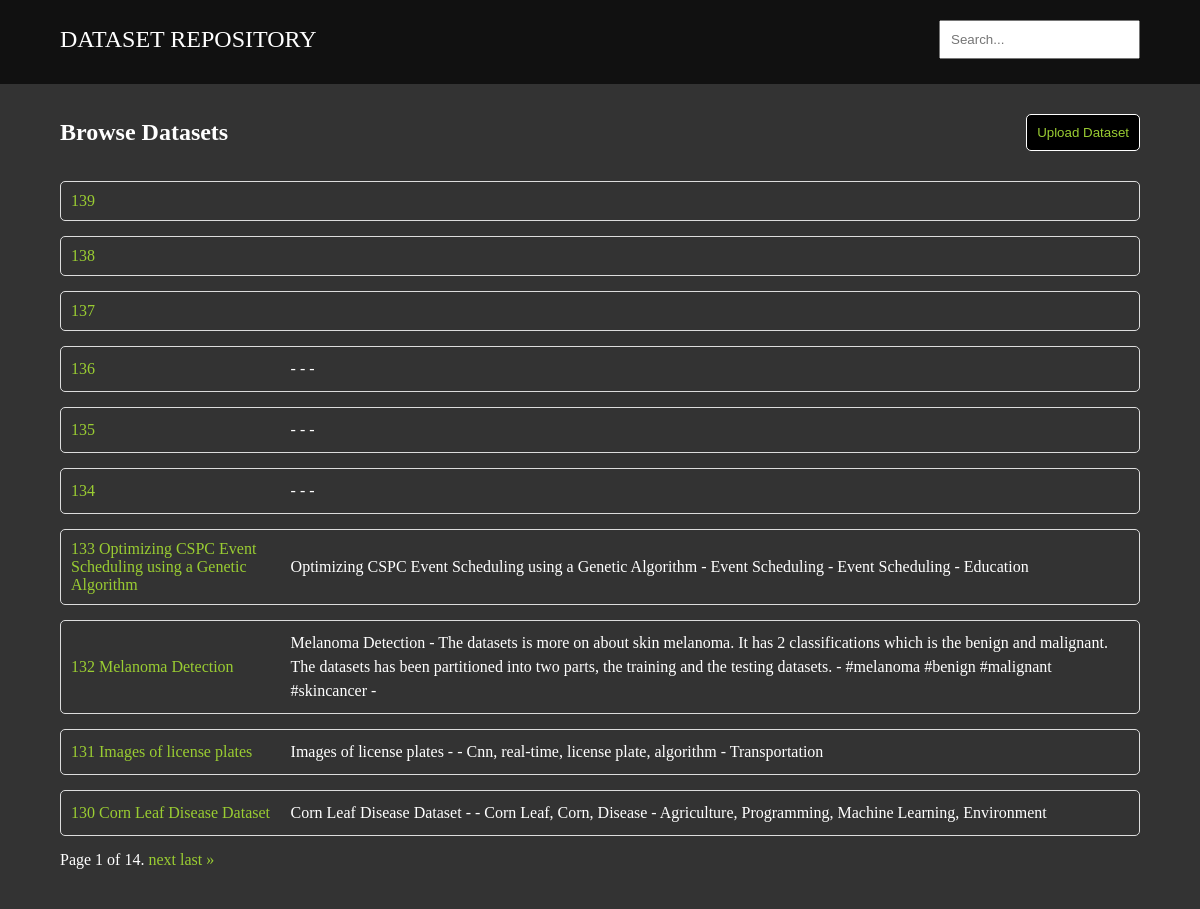
The page / on the database its author committed.
### base/models.py (models this page shows, shortened)
class Dataset(models.Model):
  category = models.ManyToManyField(Category, blank=True)
  title = models.CharField(_("Title"), max_length=255, blank=True)
  description = models.TextField(blank=True, null=True)
  tags = models.TextField(blank=True)
  overview = models.TextField(_("Overview"), blank=True)
  author = models.CharField(max_length=255, blank=True)
  research_title = models.CharField(max_length=255, blank=True)
  link = models.CharField(max_length=255, blank=True)
  source = models.CharField(max_length=255, blank=True, choices=(
    ("primary", "Primary"),
    ("secondary", "Secondary"),
  ))
  form = models.CharField(max_length=255, blank=True, choices=(
    ("raw", "Raw"),
    ("processed", "Processed/Cleaned"),
  ))
  format = models.CharField(max_length=255, blank=True)
  file = models.FileField(upload_to="uploads/", blank=True, null=True,
                          validators=[
                            FileExtensionValidator(allowed_extensions=["zip", "rar"])
                          ])

### base/views.py (the view)
# urls.py: path("", views.home, name="home"),
def home(request):
  q = request.GET.get('q', '')
  datasets = Dataset.objects.filter(
    Q(title__icontains=q) |
    Q(overview__icontains=q)
  ).order_by("-id")
  datasets_per_page = 10
  paginator = Paginator(datasets, datasets_per_page)
  page_number = request.GET.get('page')
  page = paginator.get_page(page_number)
  return render(request, "base/home.html", {"page" : page, "q" : q})

### base/templates/base/home.html (shortened to what this page needs)
<!DOCTYPE html>
<html lang="en">
<head>
</head>
<body>
  <header>
    <nav>
      <a href="/"><div class="logo">DATASET REPOSITORY</div></a>
      <div class="search">
        <form action="{% url 'home' %}" method="GET">
          <input type="text" name="q" placeholder="Search..." autocomplete="off">
        </form>
      </div>
    </nav>
  </header>
  <main>
    <div class="content">
      <div class="inner">
        <h2>Browse Datasets</h2>
        <button class="upload-button"><a href="upload/" class="hover">Upload Dataset</a></button>
      </div>
      <div class="outer">
        {% for dataset in page %}
            <div class="container">
              <a href="/dataset/{{ dataset.id }}" class="hover"><li>{{ dataset.id }} {{ dataset.title }} </li></a>
              <p>{{ dataset.overview }} </p>
            </div>
        {% endfor %}
        <div class="pagination">
          <span class="step-links">
              <span class="current-page">Page {{ page.number }} of {{ page.paginator.num_pages }}.</span>
              {% if page.has_next %}
                  <a href="?q={{ q }}&page={{ page.next_page_number }}">next</a>
                  <a href="?q={{ q }}&page={{ page.paginator.num_pages }}">last &raquo;</a>
              {% endif %}
          </span>
      </div>
      </div>
    </div>
  </main>
</body>
</html>

### base/templates/base/home.html (style rules this page uses)
* { box-sizing: border-box; margin: 0px; padding: 0px; }
body { background-color: #333; color: white; }
header { background-color: #111; display: flex; justify-content: center; align-items: center; margin-bottom: 20px; }
header nav { width: 90%; display: flex; justify-content: space-between; align-items: center; color: white; font-size: 24px; text-align: center; margin-bottom: 5px; padding: 20px 0px; }
main { background-color: #333; display: flex; justify-content: center; padding-bottom: 40px }
main .content { display: flex; justify-content: center; flex-direction: column; width: 90%; }
main .inner { display: flex; justify-content: space-between; align-items: center; padding: 10px 0px; margin-bottom: 20px; }
.upload-button { background-color: #000; color: blue; border: 1px solid #fff; padding: 10px; border-radius: 5px; cursor: pointer; }
li { list-style-type: none; }
a { color: yellowgreen; }
h2 { text-align: center; }
.container { display: flex; padding: 10px; margin-bottom: 15px; border: 1px solid #ddd; gap: 10px; border-radius: 5px; align-items: center; }
.container a { width: 20%; }
.container p { width: 80%; }
.logo { color: white; }
p { line-height: 1.5; font-size: 1em; }
a { text-decoration: none; }
input { padding: 10px; }

### rows shown on the page
Dataset: id "139"
Dataset: id "138"
Dataset: id "137"
Dataset: id "136", overview "- - -"
Dataset: id "135", overview "- - -"
Dataset: id "134", overview "- - -"
Dataset: id "133", title "Optimizing CSPC Event Scheduling using a Genetic Algorithm", overview "Optimizing CSPC Event Scheduling using a Genetic Algorithm - Event Scheduling - Event Scheduling - Education"
Dataset: id "132", title "Melanoma Detection", overview "Melanoma Detection - The datasets is more on about skin melanoma. It has 2 classifications which is the benign and malignant. The datasets has been partitioned into two parts, the training and the testing datasets. - #melanoma #benign #malignant #skincancer -"
Dataset: id "131", title "Images of license plates", overview "Images of license plates - - Cnn, real-time, license plate, algorithm - Transportation"
Dataset: id "130", title "Corn Leaf Disease Dataset", overview "Corn Leaf Disease Dataset - - Corn Leaf, Corn, Disease - Agriculture, Programming, Machine Learning, Environment"

### other values the page prints
{{ page.number }} "1"
{{ page.paginator.num_pages }} "14"
